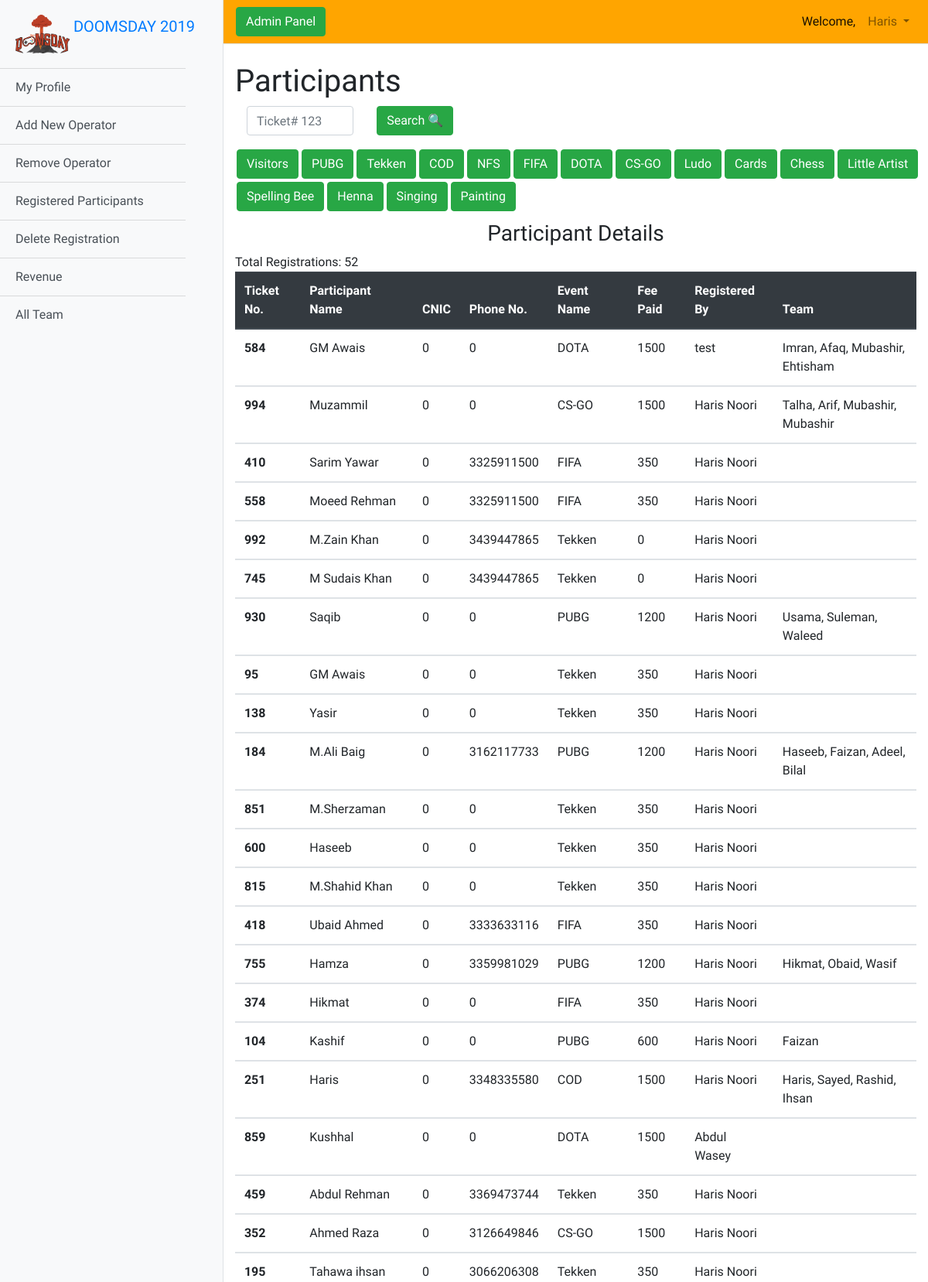
Screenshot of /src/admin/registered_participants.php (signed in, upper part) with the database file from the repository.
### tables this page shows
CREATE TABLE `participants` (
  `p_id` int(6) NOT NULL,
  `p_name` varchar(50) NOT NULL,
  `p_cnic` bigint(30) NOT NULL,
  `p_phone` bigint(11) NOT NULL,
  `event_name` varchar(50) NOT NULL,
  `fee_paid` int(20) NOT NULL,
  `registered_by` varchar(50) NOT NULL,
  `other_members` varchar(200) NOT NULL
);

### src/admin/registered_participants.php (the view, shortened to what this page needs)
<?php include "../connect.php" ?>
<!DOCTYPE html>
<html lang="en">
<head>
    <link rel="stylesheet" href="../../css/registered_participants.css">
</head>
<body>
    <?php include "admin_header.php" ?>
    <div class="container-fluid">
        <h1 class="mt-4">Participants</h1>
        <center>
            <form class="myform" action="" method="POST">
                <div class="form-row">
                    <div class="form-group col-md-2">
                        <input name="p_id" type="number" class="form-control" id="inputEmail4" placeholder="Ticket# 123">
                    </div>
                    <div class="form-group col-md-2">
                        <button type="submit" name="btn_id" class="btn btn-success">Search 🔍</button>
                    </div>
                </div>
                <div class="row">
                    <button type="submit" name="Visitor" class="btn btn-success btn-mybtn">Visitors</button>
                    <button type="submit" name="PUBG" class="btn btn-success btn-mybtn">PUBG</button>
                    <button type="submit" name="Tekken" class="btn btn-success btn-mybtn">Tekken</button>
                    <button type="submit" name="COD" class="btn btn-success btn-mybtn">COD</button>
                    <button type="submit" name="NFS" class="btn btn-success btn-mybtn">NFS</button>
                    <button type="submit" name="FIFA" class="btn btn-success btn-mybtn">FIFA</button>
                    <button type="submit" name="DOTA" class="btn btn-success btn-mybtn">DOTA</button>
                    <button type="submit" name="CS-GO" class="btn btn-success btn-mybtn">CS-GO</button>
                    <button type="submit" name="Ludo" class="btn btn-success btn-mybtn">Ludo</button>
                    <button type="submit" name="Cards" class="btn btn-success btn-mybtn">Cards</button>
                    <button type="submit" name="Chess" class="btn btn-success btn-mybtn">Chess</button>
                    <button type="submit" name="Little" class="btn btn-success btn-mybtn">Little Artist</button>
                    <button type="submit" name="Spell" class="btn btn-success btn-mybtn">Spelling Bee</button>
                    <button type="submit" name="Henna" class="btn btn-success btn-mybtn">Henna</button>
                    <button type="submit" name="Singing" class="btn btn-success btn-mybtn">Singing</button>
                    <button type="submit" name="Paint" class="btn btn-success btn-mybtn">Painting</button>
                </div>
            </form>
        </center>
        <h3 class="head3">Participant Details</h3>
        <table class="table mytable">
            <thead class="thead-dark">
                <tr>
                    <th scope="col">Ticket No.</th>
                    <th scope="col">Participant Name</th>
                    <th scope="col">CNIC</th>
                    <th scope="col">Phone No.</th>
                    <th scope="col">Event Name</th>
                    <th scope="col">Fee Paid</th>
                    <th scope="col">Registered By</th>
                    <th scope="col">Team</th>
                </tr>
            </thead>
            <?php
                if(isset($_POST["btn_id"]))
                {
                    $p_id = $_POST["p_id"];
                    $qry = " SELECT * FROM participants WHERE p_id = '".$p_id."' ";
                    $res = $con->query($qry);
                    $result = "";
                    if($res->num_rows > 0)
                    {
                        echo "Total Registrations: ".$res->num_rows;
                        while($row = $res->fetch_assoc())
                        {
                            ?>
                    <tbody>
                        <tr>
                            <th scope="row"> <?php echo " ".$row["p_id"]." " ?> </th>
                            <td><?php echo " ".$row["p_name"]." " ?></td>
                            <td><?php echo " ".$row["p_cnic"]." " ?></td>
                            <td><?php echo " ".$row["p_phone"]." " ?></td>
                            <td><?php echo " ".$row["event_name"]." " ?></td>
                            <td><?php echo " ".$row["fee_paid"]." " ?></td>
                            <td><?php echo " ".$row["registered_by"]." " ?></td>
                            <td><?php echo " ".$row["other_members"]." " ?></td>
                        </tr>
                    <?php
                        }
                    }
                    else{echo "No Results Found!!";}
                }
                else
                {
                    $qry = " SELECT * FROM participants ";
                    $res = $con->query($qry);
                    if($res->num_rows > 0)
                    {
                        while($row = $res->fetch_assoc())
                        {
                            ?>
                    <tbody>
                        <tr>
                            <th scope="row"> <?php echo " ".$row["p_id"]." " ?> </th>
                            <td><?php echo " ".$row["p_name"]." " ?></td>
                            <td><?php echo " ".$row["p_cnic"]." " ?></td>
                            <td><?php echo " ".$row["p_phone"]." " ?></td>
                            <td><?php echo " ".$row["event_name"]." " ?></td>
                            <td><?php echo " ".$row["fee_paid"]." " ?></td>
                            <td><?php echo " ".$row["registered_by"]." " ?></td>
                            <td><?php echo " ".$row["other_members"]." " ?></td>
                        </tr>
                    <?php
                        }
                    }
                    else{echo "No Results Found!!";}
                }
            ?>
            </tbody>
        </table>
    </div>
    <?php include "admin_foot.php" ?>

### css/registered_participants.css (style rules this page uses)
body { font-family: 'Big Shoulders Text', cursive; }
.mytable { width: 750px; margin-right: auto; margin-left: auto; }
.head3 { margin-left: auto; margin-right: auto; text-align: center; margin-top: 10px; }
.myform { width: 100%; margin-left: 15px; margin-right: auto; }
.btn-mybtn { margin: 2px; }

### css/admin-dashboard.css (style rules this page uses)
body { font-family: 'Big Shoulders Text', cursive; }

### css/simple-sidebar.css (style rules this page uses)
body { overflow-x: hidden; }

### rows the page displays
participants: p_id "584", p_name "GM Awais", p_cnic "0", p_phone "0", event_name "DOTA", fee_paid "1500", registered_by "test", other_members "Imran, Afaq, Mubashir, Ehtisham"
participants: p_id "994", p_name "Muzammil", p_cnic "0", p_phone "0", event_name "CS-GO", fee_paid "1500", registered_by "Haris Noori", other_members "Talha, Arif, Mubashir, Mubashir"
participants: p_id "410", p_name "Sarim Yawar", p_cnic "0", p_phone "3325911500", event_name "FIFA", fee_paid "350", registered_by "Haris Noori"
participants: p_id "558", p_name "Moeed Rehman", p_cnic "0", p_phone "3325911500", event_name "FIFA", fee_paid "350", registered_by "Haris Noori"
participants: p_id "992", p_name "M.Zain Khan", p_cnic "0", p_phone "3439447865", event_name "Tekken", fee_paid "0", registered_by "Haris Noori"
participants: p_id "745", p_name "M Sudais Khan", p_cnic "0", p_phone "3439447865", event_name "Tekken", fee_paid "0", registered_by "Haris Noori"
participants: p_id "930", p_name "Saqib", p_cnic "0", p_phone "0", event_name "PUBG", fee_paid "1200", registered_by "Haris Noori", other_members "Usama, Suleman, Waleed"
participants: p_id "95", p_name "GM Awais", p_cnic "0", p_phone "0", event_name "Tekken", fee_paid "350", registered_by "Haris Noori"
participants: p_id "138", p_name "Yasir", p_cnic "0", p_phone "0", event_name "Tekken", fee_paid "350", registered_by "Haris Noori"
participants: p_id "184", p_name "M.Ali Baig", p_cnic "0", p_phone "3162117733", event_name "PUBG", fee_paid "1200", registered_by "Haris Noori", other_members "Haseeb, Faizan, Adeel, Bilal"
participants: p_id "851", p_name "M.Sherzaman", p_cnic "0", p_phone "0", event_name "Tekken", fee_paid "350", registered_by "Haris Noori"
participants: p_id "600", p_name "Haseeb", p_cnic "0", p_phone "0", event_name "Tekken", fee_paid "350", registered_by "Haris Noori"
participants: p_id "815", p_name "M.Shahid Khan", p_cnic "0", p_phone "0", event_name "Tekken", fee_paid "350", registered_by "Haris Noori"
participants: p_id "418", p_name "Ubaid Ahmed", p_cnic "0", p_phone "3333633116", event_name "FIFA", fee_paid "350", registered_by "Haris Noori"
participants: p_id "755", p_name "Hamza", p_cnic "0", p_phone "3359981029", event_name "PUBG", fee_paid "1200", registered_by "Haris Noori", other_members "Hikmat, Obaid, Wasif"
participants: p_id "374", p_name "Hikmat", p_cnic "0", p_phone "0", event_name "FIFA", fee_paid "350", registered_by "Haris Noori"
participants: p_id "104", p_name "Kashif", p_cnic "0", p_phone "0", event_name "PUBG", fee_paid "600", registered_by "Haris Noori", other_members "Faizan"
participants: p_id "251", p_name "Haris", p_cnic "0", p_phone "3348335580", event_name "COD", fee_paid "1500", registered_by "Haris Noori", other_members "Haris, Sayed, Rashid, Ihsan"
participants: p_id "859", p_name "Kushhal", p_cnic "0", p_phone "0", event_name "DOTA", fee_paid "1500", registered_by "Abdul Wasey"
participants: p_id "459", p_name "Abdul Rehman", p_cnic "0", p_phone "3369473744", event_name "Tekken", fee_paid "350", registered_by "Haris Noori"
participants: p_id "352", p_name "Ahmed Raza", p_cnic "0", p_phone "3126649846", event_name "CS-GO", fee_paid "1500", registered_by "Haris Noori"
participants: p_id "195", p_name "Tahawa ihsan", p_cnic "0", p_phone "3066206308", event_name "Tekken", fee_paid "350", registered_by "Haris Noori"

### other values shown
$_SESSION["admin"] "Haris"
